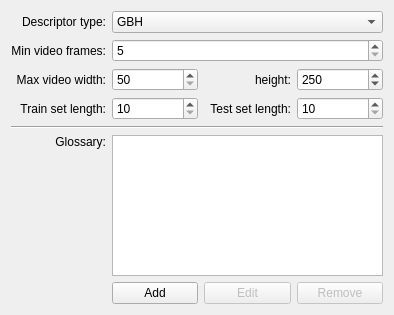
<?xml version="1.0" encoding="UTF-8"?>
<ui version="4.0">
 <class>ActionConfig</class>
 <widget class="QWidget" name="ActionConfig">
  <property name="geometry">
   <rect>
    <x>0</x>
    <y>0</y>
    <width>394</width>
    <height>315</height>
   </rect>
  </property>
  <property name="windowTitle">
   <string>Action</string>
  </property>
  <layout class="QGridLayout" name="gridLayout">
   <item row="1" column="1" colspan="3">
    <widget class="QComboBox" name="m_DescType">
     <item>
      <property name="text">
       <string>GBH</string>
      </property>
     </item>
     <item>
      <property name="text">
       <string>MBH</string>
      </property>
     </item>
     <item>
      <property name="text">
       <string>GBH + MBH</string>
      </property>
     </item>
    </widget>
   </item>
   <item row="4" column="3">
    <widget class="QSpinBox" name="m_TestLength">
     <property name="minimum">
      <number>10</number>
     </property>
     <property name="maximum">
      <number>999</number>
     </property>
    </widget>
   </item>
   <item row="2" column="1" colspan="3">
    <widget class="QSpinBox" name="m_MinFrames">
     <property name="minimum">
      <number>5</number>
     </property>
    </widget>
   </item>
   <item row="8" column="0">
    <widget class="QLabel" name="label_3">
     <property name="text">
      <string>Glossary:</string>
     </property>
     <property name="alignment">
      <set>Qt::AlignRight|Qt::AlignTop|Qt::AlignTrailing</set>
     </property>
    </widget>
   </item>
   <item row="1" column="0">
    <widget class="QLabel" name="label_2">
     <property name="sizePolicy">
      <sizepolicy hsizetype="Preferred" vsizetype="Preferred">
       <horstretch>0</horstretch>
       <verstretch>0</verstretch>
      </sizepolicy>
     </property>
     <property name="text">
      <string>Descriptor type:</string>
     </property>
     <property name="alignment">
      <set>Qt::AlignRight|Qt::AlignTrailing|Qt::AlignVCenter</set>
     </property>
    </widget>
   </item>
   <item row="2" column="0">
    <widget class="QLabel" name="label_4">
     <property name="text">
      <string>Min video frames:</string>
     </property>
     <property name="alignment">
      <set>Qt::AlignRight|Qt::AlignTrailing|Qt::AlignVCenter</set>
     </property>
    </widget>
   </item>
   <item row="9" column="2">
    <widget class="QPushButton" name="m_Edit">
     <property name="enabled">
      <bool>false</bool>
     </property>
     <property name="text">
      <string>Edit</string>
     </property>
    </widget>
   </item>
   <item row="7" column="0" colspan="4">
    <widget class="Line" name="line">
     <property name="orientation">
      <enum>Qt::Horizontal</enum>
     </property>
    </widget>
   </item>
   <item row="4" column="2">
    <widget class="QLabel" name="label_6">
     <property name="text">
      <string>Test set length:</string>
     </property>
     <property name="alignment">
      <set>Qt::AlignRight|Qt::AlignTrailing|Qt::AlignVCenter</set>
     </property>
    </widget>
   </item>
   <item row="9" column="3">
    <widget class="QPushButton" name="m_Remove">
     <property name="enabled">
      <bool>false</bool>
     </property>
     <property name="text">
      <string>Remove</string>
     </property>
    </widget>
   </item>
   <item row="8" column="1" colspan="3">
    <widget class="QListWidget" name="m_Glossary">
     <property name="editTriggers">
      <set>QAbstractItemView::NoEditTriggers</set>
     </property>
     <property name="showDropIndicator" stdset="0">
      <bool>false</bool>
     </property>
     <property name="uniformItemSizes">
      <bool>true</bool>
     </property>
    </widget>
   </item>
   <item row="4" column="1">
    <widget class="QSpinBox" name="m_TrainLength">
     <property name="minimum">
      <number>10</number>
     </property>
     <property name="maximum">
      <number>999</number>
     </property>
    </widget>
   </item>
   <item row="4" column="0">
    <widget class="QLabel" name="label_5">
     <property name="text">
      <string>Train set length:</string>
     </property>
     <property name="alignment">
      <set>Qt::AlignRight|Qt::AlignTrailing|Qt::AlignVCenter</set>
     </property>
    </widget>
   </item>
   <item row="9" column="1">
    <widget class="QPushButton" name="m_Add">
     <property name="text">
      <string>Add</string>
     </property>
    </widget>
   </item>
   <item row="3" column="0">
    <widget class="QLabel" name="label_7">
     <property name="text">
      <string>Max video width:</string>
     </property>
     <property name="alignment">
      <set>Qt::AlignRight|Qt::AlignTrailing|Qt::AlignVCenter</set>
     </property>
    </widget>
   </item>
   <item row="3" column="1">
    <widget class="QSpinBox" name="m_MaxVideoWidth">
     <property name="minimum">
      <number>50</number>
     </property>
     <property name="maximum">
      <number>999</number>
     </property>
    </widget>
   </item>
   <item row="3" column="2">
    <widget class="QLabel" name="label_8">
     <property name="text">
      <string>height:</string>
     </property>
     <property name="alignment">
      <set>Qt::AlignRight|Qt::AlignTrailing|Qt::AlignVCenter</set>
     </property>
    </widget>
   </item>
   <item row="3" column="3">
    <widget class="QSpinBox" name="m_MaxVideoHeight">
     <property name="minimum">
      <number>50</number>
     </property>
     <property name="maximum">
      <number>999</number>
     </property>
     <property name="value">
      <number>250</number>
     </property>
    </widget>
   </item>
  </layout>
  <zorder>label_2</zorder>
  <zorder>m_DescType</zorder>
  <zorder>line</zorder>
  <zorder>m_Edit</zorder>
  <zorder>m_Remove</zorder>
  <zorder>m_Add</zorder>
  <zorder>label_3</zorder>
  <zorder>m_Glossary</zorder>
  <zorder>label_4</zorder>
  <zorder>m_MinFrames</zorder>
  <zorder>label_5</zorder>
  <zorder>m_TrainLength</zorder>
  <zorder>label_6</zorder>
  <zorder>m_TestLength</zorder>
  <zorder>label_7</zorder>
  <zorder>m_MaxVideoWidth</zorder>
  <zorder>label_8</zorder>
  <zorder>m_MaxVideoHeight</zorder>
 </widget>
 <layoutdefault spacing="6" margin="11"/>
 <tabstops>
  <tabstop>m_DescType</tabstop>
  <tabstop>m_Glossary</tabstop>
  <tabstop>m_Add</tabstop>
  <tabstop>m_Edit</tabstop>
  <tabstop>m_Remove</tabstop>
 </tabstops>
 <resources/>
 <connections>
  <connection>
   <sender>m_DescType</sender>
   <signal>currentIndexChanged(int)</signal>
   <receiver>ActionConfig</receiver>
   <slot>setDescriptorType(int)</slot>
   <hints>
    <hint type="sourcelabel">
     <x>241</x>
     <y>47</y>
    </hint>
    <hint type="destinationlabel">
     <x>199</x>
     <y>66</y>
    </hint>
   </hints>
  </connection>
  <connection>
   <sender>m_Glossary</sender>
   <signal>currentRowChanged(int)</signal>
   <receiver>ActionConfig</receiver>
   <slot>onGlossarySelChanged(int)</slot>
   <hints>
    <hint type="sourcelabel">
     <x>248</x>
     <y>175</y>
    </hint>
    <hint type="destinationlabel">
     <x>199</x>
     <y>157</y>
    </hint>
   </hints>
  </connection>
  <connection>
   <sender>m_Glossary</sender>
   <signal>itemDoubleClicked(QListWidgetItem*)</signal>
   <receiver>ActionConfig</receiver>
   <slot>editGlossaryItem(QListWidgetItem*)</slot>
   <hints>
    <hint type="sourcelabel">
     <x>248</x>
     <y>175</y>
    </hint>
    <hint type="destinationlabel">
     <x>199</x>
     <y>157</y>
    </hint>
   </hints>
  </connection>
  <connection>
   <sender>m_Add</sender>
   <signal>clicked()</signal>
   <receiver>ActionConfig</receiver>
   <slot>addGlossaryItem()</slot>
   <hints>
    <hint type="sourcelabel">
     <x>151</x>
     <y>294</y>
    </hint>
    <hint type="destinationlabel">
     <x>199</x>
     <y>157</y>
    </hint>
   </hints>
  </connection>
  <connection>
   <sender>m_Edit</sender>
   <signal>clicked()</signal>
   <receiver>ActionConfig</receiver>
   <slot>editGlossaryItem()</slot>
   <hints>
    <hint type="sourcelabel">
     <x>248</x>
     <y>294</y>
    </hint>
    <hint type="destinationlabel">
     <x>199</x>
     <y>157</y>
    </hint>
   </hints>
  </connection>
  <connection>
   <sender>m_Remove</sender>
   <signal>clicked()</signal>
   <receiver>ActionConfig</receiver>
   <slot>removeGlossaryItem()</slot>
   <hints>
    <hint type="sourcelabel">
     <x>345</x>
     <y>294</y>
    </hint>
    <hint type="destinationlabel">
     <x>199</x>
     <y>157</y>
    </hint>
   </hints>
  </connection>
  <connection>
   <sender>m_MinFrames</sender>
   <signal>valueChanged(int)</signal>
   <receiver>ActionConfig</receiver>
   <slot>setMinFrames(int)</slot>
   <hints>
    <hint type="sourcelabel">
     <x>244</x>
     <y>75</y>
    </hint>
    <hint type="destinationlabel">
     <x>196</x>
     <y>157</y>
    </hint>
   </hints>
  </connection>
  <connection>
   <sender>m_TrainLength</sender>
   <signal>valueChanged(int)</signal>
   <receiver>ActionConfig</receiver>
   <slot>setTrainLength(int)</slot>
   <hints>
    <hint type="sourcelabel">
     <x>149</x>
     <y>101</y>
    </hint>
    <hint type="destinationlabel">
     <x>196</x>
     <y>157</y>
    </hint>
   </hints>
  </connection>
  <connection>
   <sender>m_TestLength</sender>
   <signal>valueChanged(int)</signal>
   <receiver>ActionConfig</receiver>
   <slot>setTestLength(int)</slot>
   <hints>
    <hint type="sourcelabel">
     <x>340</x>
     <y>101</y>
    </hint>
    <hint type="destinationlabel">
     <x>196</x>
     <y>157</y>
    </hint>
   </hints>
  </connection>
  <connection>
   <sender>m_MaxVideoWidth</sender>
   <signal>valueChanged(int)</signal>
   <receiver>ActionConfig</receiver>
   <slot>setMaxVideoWidth(int)</slot>
   <hints>
    <hint type="sourcelabel">
     <x>149</x>
     <y>70</y>
    </hint>
    <hint type="destinationlabel">
     <x>196</x>
     <y>157</y>
    </hint>
   </hints>
  </connection>
  <connection>
   <sender>m_MaxVideoHeight</sender>
   <signal>valueChanged(int)</signal>
   <receiver>ActionConfig</receiver>
   <slot>setMaxVideoHeight(int)</slot>
   <hints>
    <hint type="sourcelabel">
     <x>340</x>
     <y>70</y>
    </hint>
    <hint type="destinationlabel">
     <x>196</x>
     <y>157</y>
    </hint>
   </hints>
  </connection>
 </connections>
 <slots>
  <slot>setDescriptorType(int)</slot>
  <slot>onGlossarySelChanged(int)</slot>
  <slot>editGlossaryItem()</slot>
  <slot>editGlossaryItem(QListWidgetItem*)</slot>
  <slot>addGlossaryItem()</slot>
  <slot>removeGlossaryItem()</slot>
  <slot>setMinFrames(int)</slot>
  <slot>setTrainLength(int)</slot>
  <slot>setTestLength(int)</slot>
  <slot>setMaxVideoWidth(int)</slot>
  <slot>setMaxVideoHeight(int)</slot>
 </slots>
</ui>
